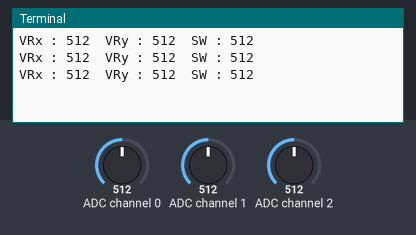
Bench run of a program on a simulated Raspberry Pi (BCM pin numbers). Shown: the last lines printed to the terminal. The test bench sets the inputs (shaded band); at power-on: ADC channel 0 = 512, ADC channel 1 = 512, ADC channel 2 = 512 (analog values on the 0–1023 scale).

Above: at 1.2 s.
1.3 s: ADC channel 0 set to 716
At 1.9 s:
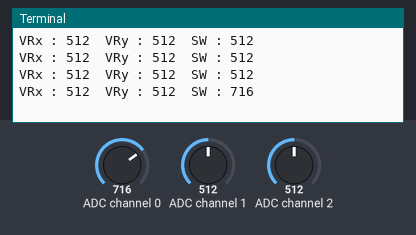
2.8 s: ADC channel 1 set to 716
At 3.4 s:
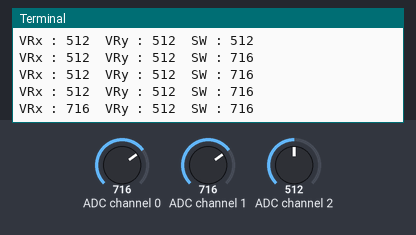
4.3 s: ADC channel 2 set to 716
At 4.9 s:
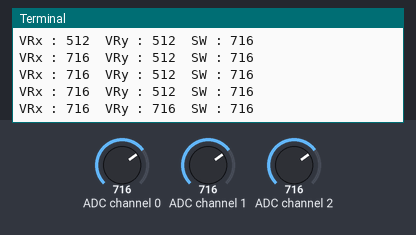
5.8 s: ADC channel 0 set to 900
At 6.4 s:
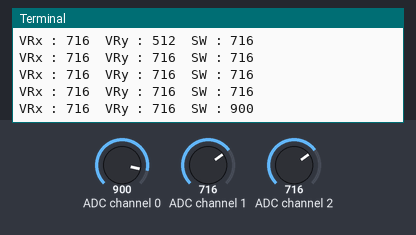
7.3 s: ADC channel 1 set to 900
At 7.9 s:
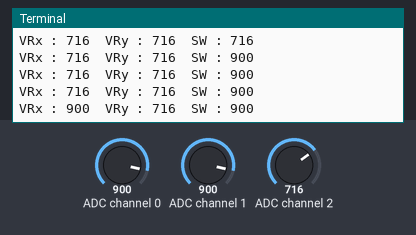
8.8 s: ADC channel 2 set to 900
At 9.4 s:
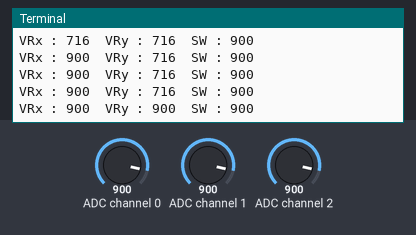
Timing chart, 0 to 11.3 s (numbered marks = the images above; inputs shaded):
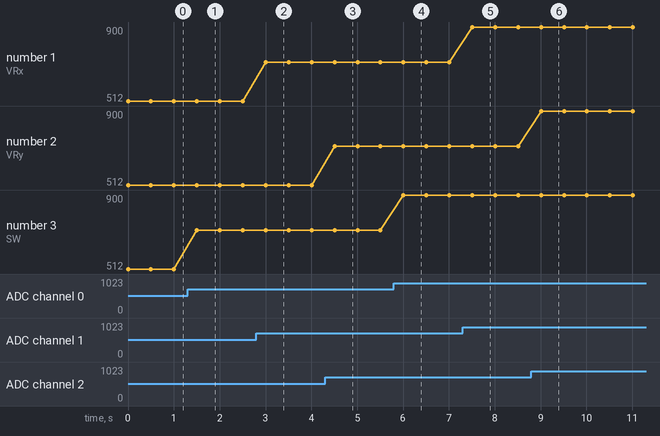

Measured:
- after the input at 1.3 s, the terminal: prints a new line after 0.20 s (image 1)
- after the input at 2.8 s, the terminal: prints a new line after 0.20 s (image 2)
- after the input at 4.3 s, the terminal: prints a new line after 0.21 s (image 3)
- after the input at 5.8 s, the terminal: prints a new line after 0.21 s (image 4)
- after the input at 7.3 s, the terminal: prints a new line after 0.21 s (image 5)
- after the input at 8.8 s, the terminal: prints a new line after 0.21 s (image 6)
- plotted number 3: 512 → 716 after the input at 1.3 s, 716 → 900 after the input at 5.8 s

The program:

newJoystick_test.py
```python
#!/usr/bin/python

import spidev
import os
import time

# Define Axis Channels (channel 3 to 7 can be assigned for more buttons / joysticks)
swt_channel = 0
vrx_channel = 1
vry_channel = 2

#Time delay, which tells how many seconds the value is read out
delay = 0.5

# Spi oeffnen
spi = spidev.SpiDev()
spi.open(0,0)

# Function for reading the MCP3008 channel between 0 and 7
def readChannel(channel):
  val = spi.xfer2([1,(8+channel)<<4,0])
  data = ((val[1]&3) << 8) + val[2]
  return data


# endless loop
while True:

  # Determine position
  vrx_pos = readChannel(vrx_channel)
  vry_pos = readChannel(vry_channel)

  # SW determine
  swt_val = readChannel(swt_channel)

  # output
  print("VRx : {}  VRy : {}  SW : {}".format(vrx_pos,vry_pos,swt_val))

  # wait
  time.sleep(delay)
```
